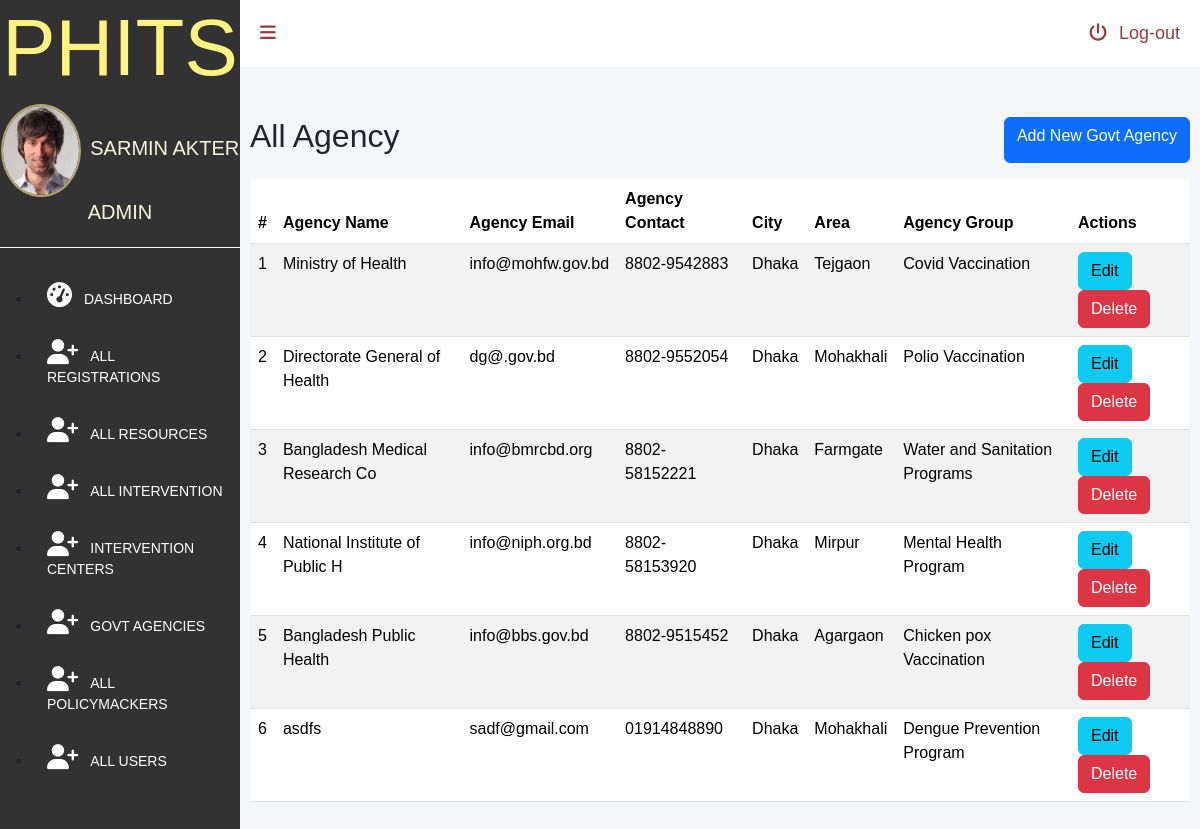
The app's page /admin/gov-agencies.php (signed in) with its own data.
### tables this page shows
CREATE TABLE `users`  (
  `userId` int(11) NOT NULL AUTO_INCREMENT,
  `name` varchar(255) NULL DEFAULT NULL,
  `username` varchar(255) NULL DEFAULT NULL,
  `role` varchar(255) NULL DEFAULT NULL,
  `password` varchar(255) NULL DEFAULT NULL,
  `email` varchar(255) NULL DEFAULT NULL,
  PRIMARY KEY (`userId`) USING BTREE
);

CREATE TABLE `governmentagencies_t`  (
  `agencyID` char(5) NOT NULL,
  `agencyName` varchar(30) NULL DEFAULT NULL,
  `agencyEmail` varchar(25) NULL DEFAULT NULL,
  `agencyContact` varchar(13) NULL DEFAULT NULL,
  `city` varchar(25) NULL DEFAULT NULL,
  `area` varchar(25) NULL DEFAULT NULL,
  `agencyGroup` varchar(255) NULL DEFAULT NULL,
  `role` varchar(255) NULL DEFAULT NULL,
  `password` varchar(255) NULL DEFAULT NULL,
  PRIMARY KEY (`agencyID`) USING BTREE
);

### admin/gov-agencies.php (the view, shortened to what this page needs)
<?php
  require_once '../lib/database.php';
 ?>
<!DOCTYPE html>
<html lang="en">
<head>
    <link href="https://cdn.jsdelivr.net/npm/bootstrap@5.3.3/dist/css/bootstrap.min.css" rel="stylesheet">
    <link rel="stylesheet" href="dashboard.css">
</head>
<body>
<div id="dashboardMainContainer">
    <?php include('partials/sidebar.php')?>
    <div class="dashboard_content_container" id="dashboard_content_container">
        <?php include('partials/topnav.php')?>
        <div class="dashboard_content">
            <div class="d-flex justify-content-between pb-3">
              <h2>All Agency</h2>
              <?php
                if(isset($_SESSION['userId'])) {
              ?>
              <a class=" btn btn-primary" href="add-agency.php">Add New Govt Agency</a>
              <?php } ?>
            </div>
            <table class="table table-striped">
              <thead>
                  <tr>
                      <th>#</th>
                      <th>Agency Name</th>
                      <th>Agency Email</th>
                      <th>Agency Contact</th>
                      <th>City</th>
                      <th>Area</th>
                      <th>Agency Group</th>
                      <?php
                        if(isset($_SESSION['userId'])) {
                      ?>
                      <th>Actions</th>
                      <?php } ?>
                  </tr>
              </thead>
              <tbody>
                <?php
                  $sql = "SELECT * FROM `governmentagencies_t`";
                  $result = $conn->query($sql);
                  if ($result->num_rows > 0) {
                    $i = 0;
                    while($row = $result->fetch_assoc()) {
                    $i++;
                    ?>
                    <tr>
                      <td><?php echo $i; ?></td>
                      <td><?=$row["agencyName"]; ?></td>
                      <td><?=$row["agencyEmail"]; ?></td>
                      <td><?=$row["agencyContact"]; ?></td>
                      <td><?=$row["city"]; ?></td>
                      <td><?=$row["area"]; ?></td>
                      <td><?=$row["agencyGroup"]; ?></td>
                      <?php
                        if(isset($_SESSION['userId'])) {
                      ?>
                      <td>
                        <a class="btn btn-info" href='../admin/edit-gov-agency.php?editId=<?=$row["agencyID"]; ?>'>Edit</a>
                        <button class='delete-btn btn btn-danger' data-id="<?=$row['agencyID'] ?>">Delete</button>
                      </td>
                      <?php } ?>
                    </tr>
                    <?php
                    }
                  } else {
                      echo "0 results";
                  }
                 ?>
              </tbody>
            </table>
        </div>
       </div>
    </div>
</body>
</html>

### admin/partials/sidebar.php (shortened to what this page needs)
<?php
require_once '../lib/database.php';
if(isset($_SESSION['userId'])) {
    $userId = $_SESSION['userId'];
    $ustmt = $conn->prepare("SELECT * FROM `users` WHERE userId = ?");
    $ustmt->bind_param("s", $userId);
    $ustmt->execute();
    $allUsersResult = $ustmt->get_result();
    $allUsers = $allUsersResult->fetch_all(MYSQLI_ASSOC)[0];
} else {
    header("Location: index.php");
    exit();
}
?>
<div class="dashboard_sidebar" id="dashboard_sidebar">
            <h3 class="dashboard_logo" id="dashboard_logo">PHITS</h3>
             <div class="dashboard_sidebar_user" >
              <img src="userimage.jpg" alt="User image."  id="userimage">
              <?php
                    $userName = "";
                    $role = "";
                    if (isset($allUsers["name"])) {
                        $userName = $allUsers["name"];
                        $role = $allUsers["role"];
                    }elseif (isset($allPolicymakers["policymakerName"])) {
                       $userName =$allPolicymakers["policymakerName"];
                       $role =$allPolicymakers["role"];
                    }elseif (isset($allIntervention["centreName"])) {
                       $userName =$allIntervention["centreName"];
                       $role =$allIntervention["role"];
                    }elseif (isset($allAgencies["agencyName"])) {
                        $userName =$allAgencies["agencyName"];
                        $role = "Govt Agency";
                     }
                ?>
              <span>
                <?=$userName;?>
               </span>
               <span>
                   <?=$role;?>
               </span>
            </div>
            <div class="dashboard_sidebar_menus">
                <ul class="dashboard_menus_lists" >
                    <li >
                        <a href="./dashboard.php" ><i class="fa fa-dashboard"></i><span class="menuText">Dashboard</span></a>
                    </li>
                    <?php
                    if ((isset($allUsers['role']) && $allUsers['role'] == 'admin')) {
                    ?>
                    <li >
                        <a href="reg-users.php" ><i class="fa fa-user-plus"></i><span class="menuText">All Registrations</span></a>
                    </li>
                    <?php
                    }
                        if ((isset($allUsers['role']) && $allUsers['role'] == 'admin') || (isset($allIntervention['role']) && $allIntervention['role'] == 'intervention') || (isset($allPolicymakers['role']) && $allPolicymakers['role'] == 'policymaker') || (isset($allAgencies['role']) && $allAgencies['role'] == 'ageny')) {
                     ?>
                    <li>
                        <a href="all-resources.php" ><i class="fa fa-user-plus"></i><span class="menuText">All Resources</span></a>
                    </li>
                    <li>
                        <a href="all-intervention.php" ><i class="fa fa-user-plus"></i><span class="menuText">All Intervention</span></a>
                    </li>
                    <li>
                       <a href="intervention-centers.php" ><i class="fa fa-user-plus"></i><span class="menuText">Intervention Centers</span></a>
                    </li>
                    <li>
                       <a href="gov-agencies.php" ><i class="fa fa-user-plus"></i><span class="menuText">Govt Agencies</span></a>
                    </li>
                    <?php
                    }
                        if ((isset($allUsers['role']) && $allUsers['role'] == 'admin') || (isset($allPolicymakers['role']) && $allPolicymakers['role'] == 'policymaker')) {
                     ?>
                    <li>
                        <a href="policymacker.php" ><i class="fa fa-user-plus"></i><span class="menuText">All Policymackers</span></a>
                    </li>
                    <?php
                    }
                        if ((isset($allUsers['role']) && $allUsers['role'] == 'admin')) {
                     ?>
                     <li>
                         <a href="all-users.php" ><i class="fa fa-user-plus"></i><span class="menuText">All Users</span></a>
                    </li>
                    <?php } ?>
                </ul>
            </div>
        </div>

### admin/dashboard.css (style rules this page uses)
* { font-family: 'Poppins', sans-serif; margin:0; padding:0; box-sizing: border-box; outline: none; text-decoration: none; }
#dashboardMainContainer { display: flex; flex-direction: row; }
div.dashboard_sidebar { width:20%; background: #323232; height:150vh ; }
div.dashboard_content_container { width:80%; background: #f4f6f9; }
h3.dashboard_logo { color: #fff27f; font-size: 80px; text-align: center; }
div.dashboard_sidebar_user { text-align:center; position: relative; padding-bottom:20px ; border-bottom: 1px solid #fff }
div.dashboard_sidebar_user img { width:80px; display: inline-block; border-radius: 50%; border:2px solid #aea76b; margin-right: 5px; vertical-align: middle; }
div.dashboard_sidebar_user span { top: 20%; font-size: 20px; text-transform:uppercase; color:beige; display: inline-block; }
ul.dashboard_menus_lists { margin-top: 20px; }
ul.dashboard_menus_lists li { padding: 15px 15px; text-transform: uppercase; }
ul.dashboard_menus_lists li a { text-decoration: none; color: #fff; font-size: 14px; display: block; }
ul.dashboard_menus_lists li a i { font-size: 25px; }
.fa { padding-right: 12px; }
div.dashboard_content { padding: 50px 10px 10px 10px; }

### records on screen
users: name "SARMIN AKTER", role "ADMIN"
governmentagencies_t: agencyName "Ministry of Health", agencyEmail "info@mohfw.gov.bd", agencyContact "8802-9542883", city "Dhaka", area "Tejgaon", agencyGroup "Covid Vaccination"
governmentagencies_t: agencyName "Directorate General of Health", agencyEmail "dg@.gov.bd", agencyContact "8802-9552054", city "Dhaka", area "Mohakhali", agencyGroup "Polio Vaccination"
governmentagencies_t: agencyName "Bangladesh Medical Research Co", agencyEmail "info@bmrcbd.org", agencyContact "8802-58152221", city "Dhaka", area "Farmgate", agencyGroup "Water and Sanitation Programs"
governmentagencies_t: agencyName "National Institute of Public H", agencyEmail "info@niph.org.bd", agencyContact "8802-58153920", city "Dhaka", area "Mirpur", agencyGroup "Mental Health Program"
governmentagencies_t: agencyName "Bangladesh Public Health", agencyEmail "info@bbs.gov.bd", agencyContact "8802-9515452", city "Dhaka", area "Agargaon", agencyGroup "Chicken pox Vaccination"
governmentagencies_t: agencyName "asdfs", agencyEmail "sadf@gmail.com", agencyContact "01914848890", city "Dhaka", area "Mohakhali", agencyGroup "Dengue Prevention Program"
